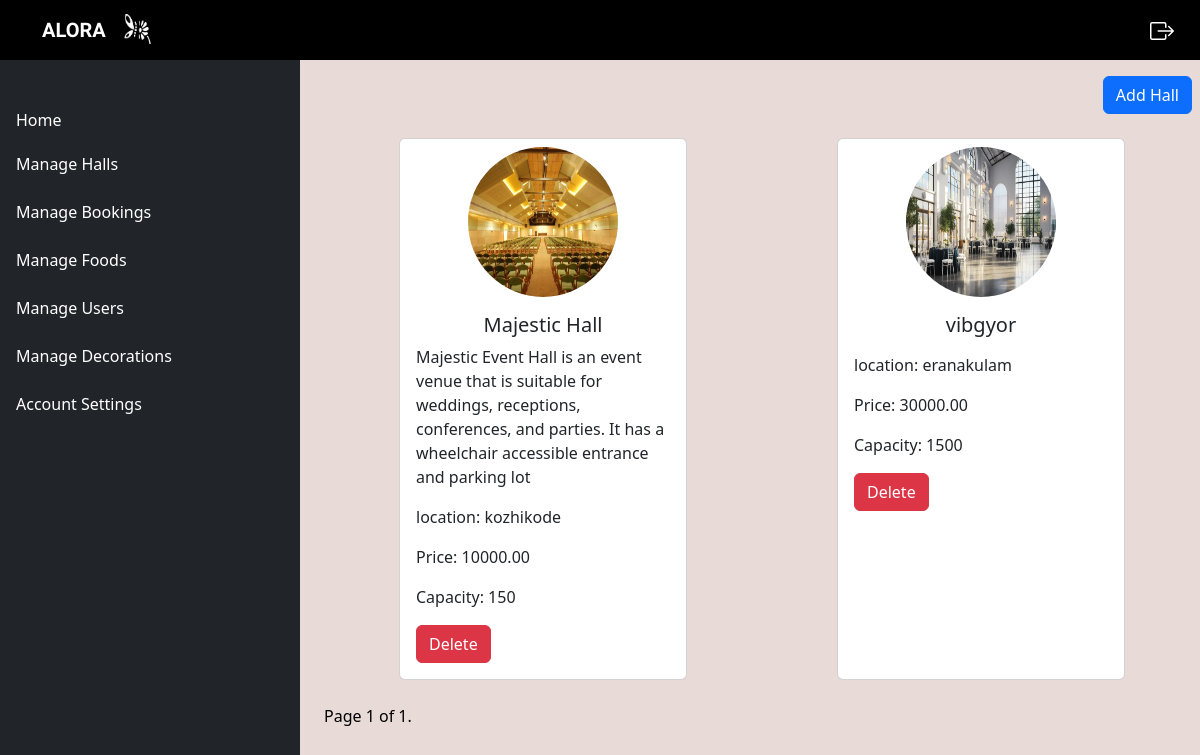
The app's page /view_hall?page=2, older data.
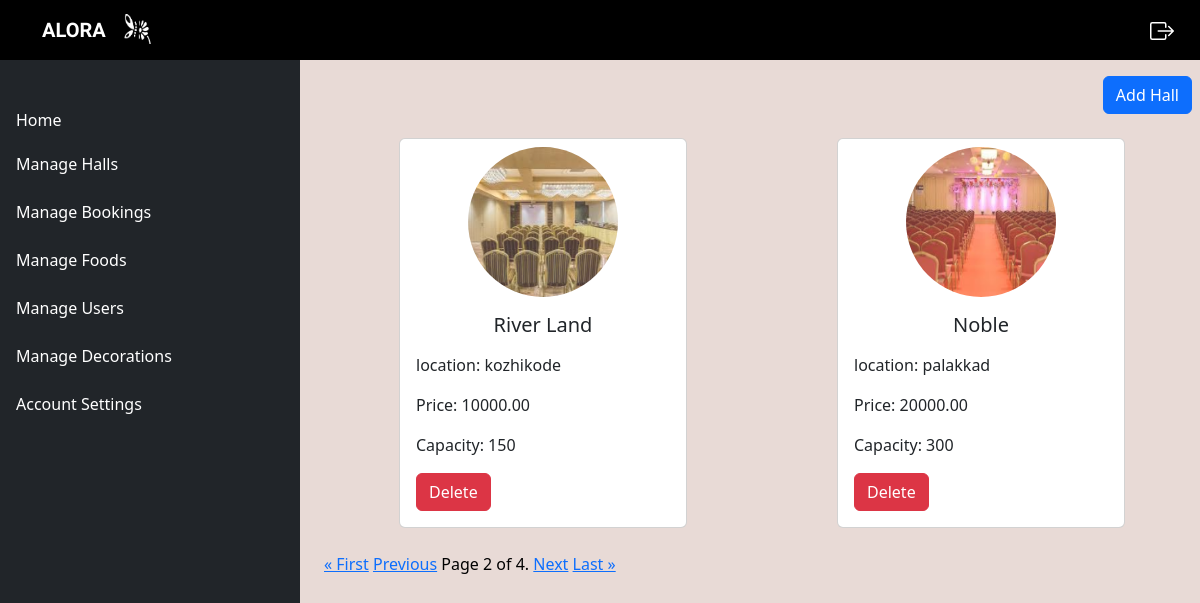
The same page, newer data.
### event/models.py (models this page shows, shortened)
class Hall(models.Model):
    name=models.CharField(max_length=100)
    location=models.TextField()
    capacity=models.IntegerField()
    price_per_day=models.DecimalField(max_digits=10,decimal_places=2)
    photo_url=models.FileField()
    description=models.TextField()

### event/views.py (the view)
# urls.py: path('view_hall',views.View_hall,name='view_hall'),
def View_hall(request):
    halls=Hall.objects.all()
    items_per_page=2
    paginator=Paginator(halls,items_per_page)
    page=request.GET.get('page',1)
    try:
        halls=paginator.page(page)
    except PageNotAnInteger:
        halls=paginator.page(1)
    except EmptyPage:
        halls=paginator.page(paginator.num_pages)
    context={
        'data':halls,
    }
    return render(request,'view_hall.html',context)

### templates/view_hall.html
{% extends 'admin_home.html' %}
{% load static %}
{% block content %}
<div class="content ps-4" >
  <div class="d-flex justify-content-end mt-3 me-2">
    <a href="{% url 'add_hall' %}" class="btn btn-primary text-decoration-none">Add Hall</a>
  </div>
  {% if data %}
<div class="container mt-4">
  <div class="row">
    {% for i in data %}
      <div class="col-md-6 mb-4 d-flex justify-content-center">
        <div class="card" style="width: 18rem;">
          <div class="d-flex justify-content-center mt-2">
          <img src="{{ i.photo_url.url }}" class="card-img-top " alt="img" style="border-radius: 50%; height: 150px; width: 150px;">
        </div>
          <div class="card-body">
            <h5 class="card-title text-center">{{ i.name }}</h5>
            <p class="card-text">{{ i.description }}</p>
            <p class="card-text">location: {{ i.location }}</p>
            <p class="card-text">Price: {{ i.price_per_day }}</p>
            <p class="card-text">Capacity: {{ i.capacity }}</p>
            <a href="{% url 'delete_hall' id=i.id %}" class="btn btn-danger">Delete</a>
          </div>
        </div>
      </div>
    {% endfor %}
  </div>
</div>
{% endif %}
    <div class="pagination">
      <span class="step-links">
        {% if data.has_previous %}
          <a href="?page=1">&laquo; First</a>
          <a href="?page={{ data.previous_page_number }}">Previous</a>
        {% endif %}
        <span class="current">Page {{ data.number }} of {{ data.paginator.num_pages }}.</span>
        {% if data.has_next %}
          <a href="?page={{ data.next_page_number }}">Next</a>
          <a href="?page={{ data.paginator.num_pages }}">Last &raquo;</a>
        {% endif %}
      </span>
  </div>
</div>
{% endblock content %}

Row changes from the older to the newer data that the page shows:
no longer on this page (row unchanged): Hall: photo_url (picture), name "Majestic Hall", description "Majestic Event Hall is an event venue that is suitable for weddings, receptions, conferences, and parties. It has a wheelchair accessible entrance and parking lot", location "kozhikode", price_per_day "10000.00", capacity "150"
no longer on this page (row unchanged): Hall: photo_url (picture), name "vibgyor", location "eranakulam", price_per_day "30000.00", capacity "1500"
added Hall: photo_url (picture), name "River Land", location "kozhikode", price_per_day "10000.00", capacity "150"
added Hall: photo_url (picture), name "Noble", location "palakkad", price_per_day "20000.00", capacity "300"
Text that changed along with them:
{{ data.number }}: "1" → "2"
{{ data.paginator.num_pages }}: "1" → "4"
text now shown: "« First Previous Next Last »"
